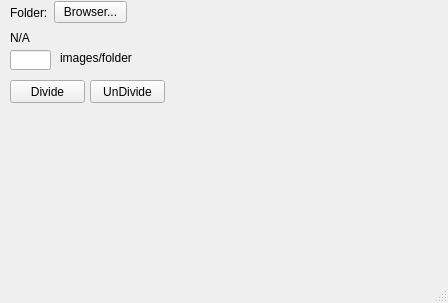
<?xml version="1.0" encoding="UTF-8"?>
<ui version="4.0">
 <class>MainWindow</class>
 <widget class="QMainWindow" name="MainWindow">
  <property name="geometry">
   <rect>
    <x>0</x>
    <y>0</y>
    <width>448</width>
    <height>303</height>
   </rect>
  </property>
  <property name="windowTitle">
   <string>MainWindow</string>
  </property>
  <widget class="QWidget" name="centralwidget">
   <widget class="QLabel" name="txtFolderPath">
    <property name="geometry">
     <rect>
      <x>10</x>
      <y>30</y>
      <width>291</width>
      <height>16</height>
     </rect>
    </property>
    <property name="text">
     <string>N/A</string>
    </property>
   </widget>
   <widget class="QLineEdit" name="edtNumberImages">
    <property name="geometry">
     <rect>
      <x>10</x>
      <y>50</y>
      <width>41</width>
      <height>20</height>
     </rect>
    </property>
   </widget>
   <widget class="QLabel" name="lblNumberImage">
    <property name="geometry">
     <rect>
      <x>60</x>
      <y>50</y>
      <width>91</width>
      <height>16</height>
     </rect>
    </property>
    <property name="text">
     <string>images/folder</string>
    </property>
   </widget>
   <widget class="QPushButton" name="btnDivide">
    <property name="geometry">
     <rect>
      <x>10</x>
      <y>80</y>
      <width>75</width>
      <height>23</height>
     </rect>
    </property>
    <property name="text">
     <string>Divide</string>
    </property>
   </widget>
   <widget class="QPushButton" name="btnUndivide">
    <property name="geometry">
     <rect>
      <x>90</x>
      <y>80</y>
      <width>75</width>
      <height>23</height>
     </rect>
    </property>
    <property name="text">
     <string>UnDivide</string>
    </property>
   </widget>
   <widget class="QLabel" name="lblMessage">
    <property name="geometry">
     <rect>
      <x>10</x>
      <y>110</y>
      <width>291</width>
      <height>16</height>
     </rect>
    </property>
    <property name="text">
     <string/>
    </property>
   </widget>
   <widget class="QWidget" name="">
    <property name="geometry">
     <rect>
      <x>10</x>
      <y>0</y>
      <width>117</width>
      <height>25</height>
     </rect>
    </property>
    <layout class="QHBoxLayout" name="horizontalLayout">
     <item>
      <widget class="QLabel" name="lblFolder">
       <property name="text">
        <string>Folder:</string>
       </property>
      </widget>
     </item>
     <item>
      <widget class="QPushButton" name="btnBrowser">
       <property name="text">
        <string>Browser...</string>
       </property>
      </widget>
     </item>
    </layout>
   </widget>
  </widget>
  <widget class="QMenuBar" name="menubar">
   <property name="geometry">
    <rect>
     <x>0</x>
     <y>0</y>
     <width>448</width>
     <height>21</height>
    </rect>
   </property>
  </widget>
  <widget class="QStatusBar" name="statusbar"/>
 </widget>
 <resources/>
 <connections/>
</ui>
